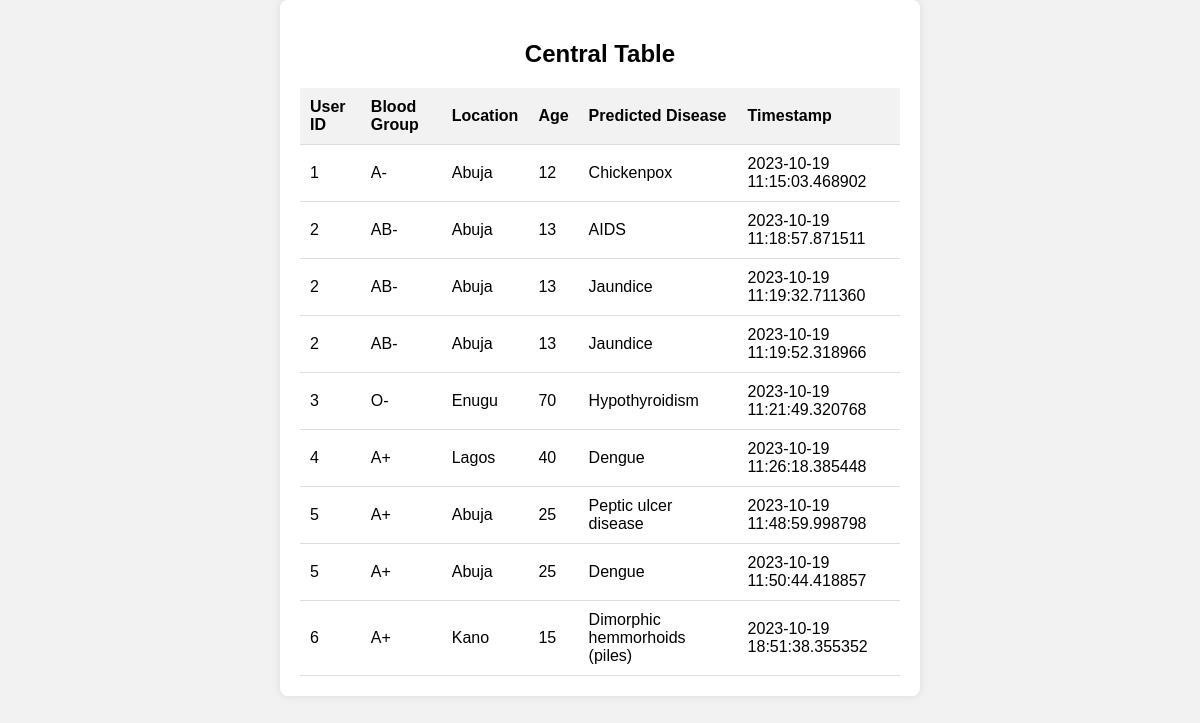
The app's page /central_table with its own data.
### App.py (models this page shows, shortened)
class User(db.Model):
    id = db.Column(db.Integer, primary_key=True)
    username = db.Column(db.String(80), unique=True, nullable=False)
    password = db.Column(db.String(128), nullable=False)
    name = db.Column(db.String(80))
    blood_group = db.Column(db.String(10))
    location = db.Column(db.String(100))
    age = db.Column(db.Integer, nullable=False)  # Add age field

class Prediction(db.Model):
    id = db.Column(db.Integer, primary_key=True)
    user_id = db.Column(db.Integer, db.ForeignKey('user.id'), nullable=False)
    predicted_disease = db.Column(db.String(100), nullable=False)
    timestamp = db.Column(db.DateTime, default=datetime.utcnow, nullable=False)  # Include nullable=False here

### App.py (the view)
@app.route('/central_table')
def central_table():
    users_with_predictions = db.session.query(User, Prediction).filter(User.id == Prediction.user_id).all()
    return render_template('central_table.html', users_with_predictions=users_with_predictions)

### templates/central_table.html (shortened to what this page needs)
<!DOCTYPE html>
<html>
<head>
    <link rel="stylesheet" type="text/css" href="/static/styles.css">
</head>
<body>
    <div class="container mt-5">
        <h2>Central Table</h2>
        <table>
            <thead>
                <tr>
                    <th>User ID</th>
                    <th>Blood Group</th>
                    <th>Location</th>
                    <th>Age</th>
                    <th>Predicted Disease</th>
                    <th>Timestamp</th>
                </tr>
            </thead>
            <tbody>
                {% for user, prediction in users_with_predictions %}
                <tr>
                    <td>{{ user.id }}</td>
                    <td>{{ user.blood_group }}</td>
                    <td>{{ user.location }}</td>
                    <td>{{ user.age }}</td>
                    <td>{{ prediction.predicted_disease }}</td>
                    <td>{{ prediction.timestamp }}</td>
                </tr>
                {% endfor %}
            </tbody>
        </table>
    </div>
</body>
</html>

### static/css/styles.css (style rules this page uses)
body, h1, form { margin: 0; padding: 0; }
body { font-family: Arial, sans-serif; background-color: #f2f2f2; }
.container { width: 80%; max-width: 600px; margin: 0 auto; background-color: #fff; padding: 20px; border-radius: 8px; box-shadow: 0 0 10px rgba(0, 0, 0, 0.1); }

### templates/central_table.html (style rules this page uses)
table { width: 100%; border-collapse: collapse; border-spacing: 0; }
th, td { padding: 10px; text-align: left; border-bottom: 1px solid #ddd; }
th { background-color: #f2f2f2; }
.container { text-align: center; }
h2 { margin-top: 0; padding-top: 20px; }

### records on screen
User: id "1", blood_group "A-", location "Abuja", age "12", predicted_disease "Chickenpox", timestamp "2023-10-19 11:15:03.468902"
User: id "2", blood_group "AB-", location "Abuja", age "13", predicted_disease "AIDS", timestamp "2023-10-19 11:18:57.871511", predicted_disease "Jaundice", timestamp "2023-10-19 11:19:32.711360", timestamp "2023-10-19 11:19:52.318966"
User: id "3", blood_group "O-", location "Enugu", age "70", predicted_disease "Hypothyroidism", timestamp "2023-10-19 11:21:49.320768"
User: id "4", blood_group "A+", location "Lagos", age "40", predicted_disease "Dengue", timestamp "2023-10-19 11:26:18.385448"
User: id "5", blood_group "A+", location "Abuja", age "25", predicted_disease "Peptic ulcer disease", timestamp "2023-10-19 11:48:59.998798", predicted_disease "Dengue", timestamp "2023-10-19 11:50:44.418857"
User: id "6", blood_group "A+", location "Kano", age "15", predicted_disease "Dimorphic hemmorhoids (piles)", timestamp "2023-10-19 18:51:38.355352"
